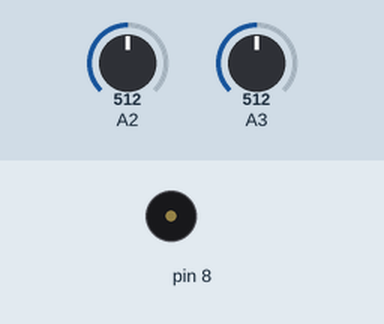
Recording of a sketch running on a simulated Arduino Uno, built with avr-gcc and run on an emulated ATmega328P. Parts: buzzer (waves = sounding). Inputs (shaded band) come from the test bench; at power-on: A2 = 512, A3 = 512. What the sketch prints to the serial monitor is not drawn.

Above: at 1.2 s.
1.3 s: A2 set to 786
3.0 s: A2 set to 819
At 3.8 s:
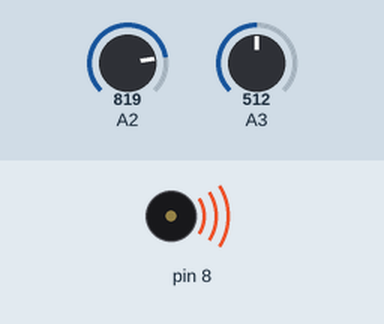
7.5 s: A2 set to 790
At 8.5 s:
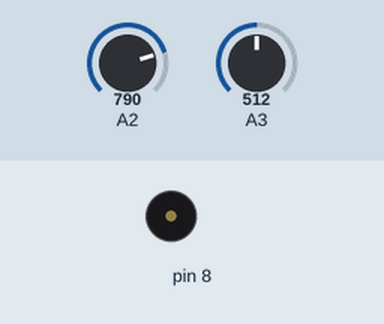
Timing chart, 0 to 10.0 s (numbered marks = the images above; inputs shaded):
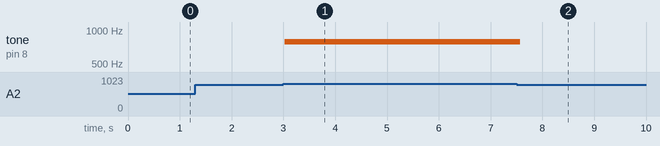

Measured:
- the behaviour switches between 800 and 801 on A2 (found by bisection; images 0 and 1)
- after the input at 1.3 s, every drawn part: stays the same
- after the input at 3.0 s, tone on pin 8: silent → 784 Hz at once
- after the input at 7.5 s, tone on pin 8: 784 Hz → silent after 0.07 s

The sketch:

week10-7-srduino-serial-joystick-x-y-to-processing.ino
```cpp
//week10-7-srduino-serial-joystick-x-y-to-processing
//修改自 week10-5-arduino-serial-joystick-to-processing
void setup() {
  Serial.begin(9600);
  pinMode(2,INPUT_PULLUP);
  pinMode(8,OUTPUT);

}

void loop() {
  delay(30); //要慢一點 不然 processing 會接不了
  int x=analogRead(A2); //把搖桿的Y接在 A2
  int y=analogRead(A3); //把搖桿的Y接在 A3
  Serial.write(x/4); //把 0-1023 變成 0-255
  Serial.write(y/4);
  if(x>800) tone(8,784,100);
  if(x<100) tone(8,523,100);
  if(y>900) tone(8,659,100);
  if(y<100) tone(8,500,100); //亂寫數字
}
```
